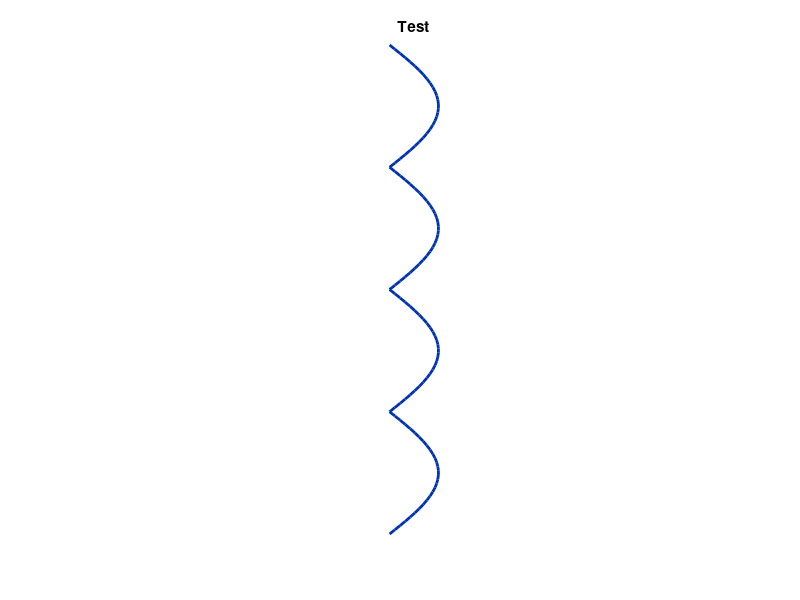

Write MATLAB code to recreate this figure.
% Test drawing inductor and connections
figure('Visible','off','Color','w');
ax = axes; hold(ax,'on'); axis(ax,'equal'); axis(ax,'off');

% Function to draw coil
draw_coil = @(x0, y0, h, n_turns, w, col) ...
    arrayfun(@(k) plot(x0 + w*sin(linspace(0, pi, 30)), ...
                       linspace(y0 - (k-1)*h/n_turns, y0 - k*h/n_turns, 30), ...
                       'Color', col, 'LineWidth', 2), 1:n_turns);

draw_coil(0, 5, 4, 4, 0.4, [0 0.2 0.7]);
title('Test');
saveas(gcf, 'test_fig.png');
disp('Done');
